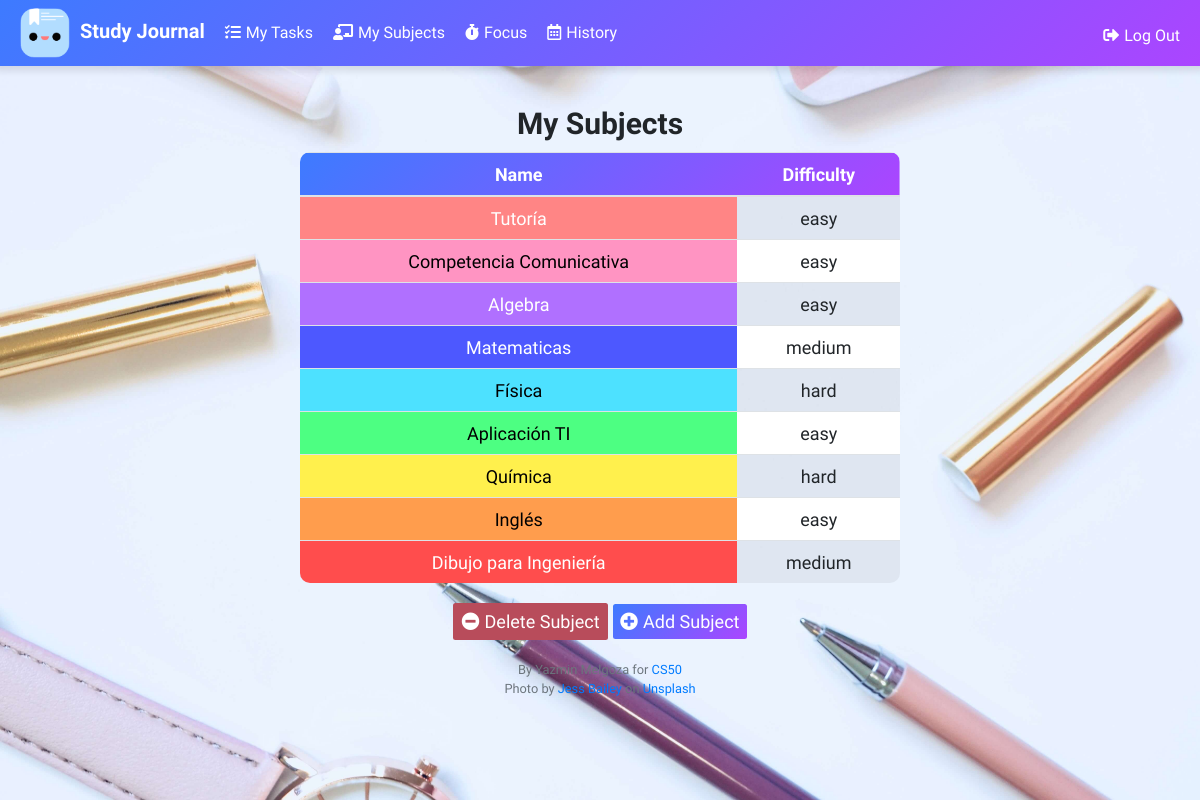
/subjects (signed in), run on the app's committed database.
### tables this page shows
CREATE TABLE subjects (
		id INTEGER,
		user_id INTEGER,
		subject TEXT,
		difficulty TEXT,
		color TEXT,
		PRIMARY KEY(id),
		FOREIGN KEY(user_id) REFERENCES users(id)
	);

### app.py (the view)
@app.route("/subjects")
@login_required
def subjects():
    subjects = db.execute("SELECT * FROM subjects WHERE user_id = ?", session["user_id"])
    return render_template("subjects.html", subjects=subjects)

### app.py (called while the page is built)
@app.after_request
def after_request(response):
    response.headers["Cache-Control"] = "no-cache, no-store, must-revalidate"
    response.headers["Expires"] = 0
    response.headers["Pragma"] = "no-cache"
    response.headers["Access-Control-Allow-Origin"] = "*"
    return response

### helpers.py (called while the page is built)
def login_required(f):
    @wraps(f)
    def decorated_function(*args, **kwargs):
        if session.get("user_id") is None:
            return redirect("/login")
        return f(*args, **kwargs)
    return decorated_function

### templates/subjects.html (shortened to what this page needs)
{% extends "layout.html" %}
{% block main %}
    <h2>My Subjects</h2>
    <div class="contain_subjects">
        <table class="table table-striped">
            <thead>
                <tr>
                    <th>Name</th>
                    <th>Difficulty</th>
                </tr>
            </thead>
            <tbody>
                {% for row in subjects%}
                    <tr>
                        <td class="subject_td" style="background-color: {{ row.color }}">{{ row.subject }}</td>
                        <td >{{ row.difficulty }}</td>
                    </tr>
                {% endfor %}
            </tbody>
        </table>
    </div>
        <button class="btn btn-red" id="btn-delete-subject"><i class="fas fa-minus-circle"></i>Delete Subject</button>
        <button class="btn btn-purple" id="btn-add-task"><i class="fas fa-plus-circle"></i>Add Subject</button>
{% endblock %}

### static/styles.css (style rules this page uses)
* { margin: 0; padding: 0; font-family: "Montserrat"; box-sizing: border-box; }
html { font-size: 62.5%; overflow-x: hidden; }
body { font-size: 1.6rem; }
h2 { font-size: 3rem; font-weight: bold; }
.contain_subjects { width: 90%; max-width: 60rem; margin: 1rem auto; max-height: 80vh; overflow-x: scroll; overflow-y: scroll; }
.btn-red { background:#b84c5b; font-size: 1.8rem; color: #fff; }
.btn-purple { background: linear-gradient(135deg, hsla(221, 100%, 62%, 1),#ab45ff); color: #fff; font-size: 1.8rem; border: none; }
td { border-radius: 1rem; }
thead { background: linear-gradient(135deg, #3d7bff, #ab45ff); color: #FFF; white-space: nowrap; }
td { border-radius: 0; padding: 0.5rem 1rem; }
.subject_td { padding: 0.5rem 2rem; }
table { width: 100%; border-radius: 1rem; border-collapse: collapse; overflow: hidden; }
th { padding: 1rem; }
tbody tr:nth-child(even) { background-color: white; }
tbody tr:nth-child(odd) { background-color: #e5ecfd; }
i { margin-right: 0.5rem; }

### data on the page
subjects: subject "Tutoría", difficulty "easy"
subjects: subject "Competencia Comunicativa", difficulty "easy"
subjects: subject "Algebra", difficulty "easy"
subjects: subject "Matematicas", difficulty "medium"
subjects: subject "Física", difficulty "hard"
subjects: subject "Aplicación TI", difficulty "easy"
subjects: subject "Química", difficulty "hard"
subjects: subject "Inglés", difficulty "easy"
subjects: subject "Dibujo para Ingeniería", difficulty "medium"
